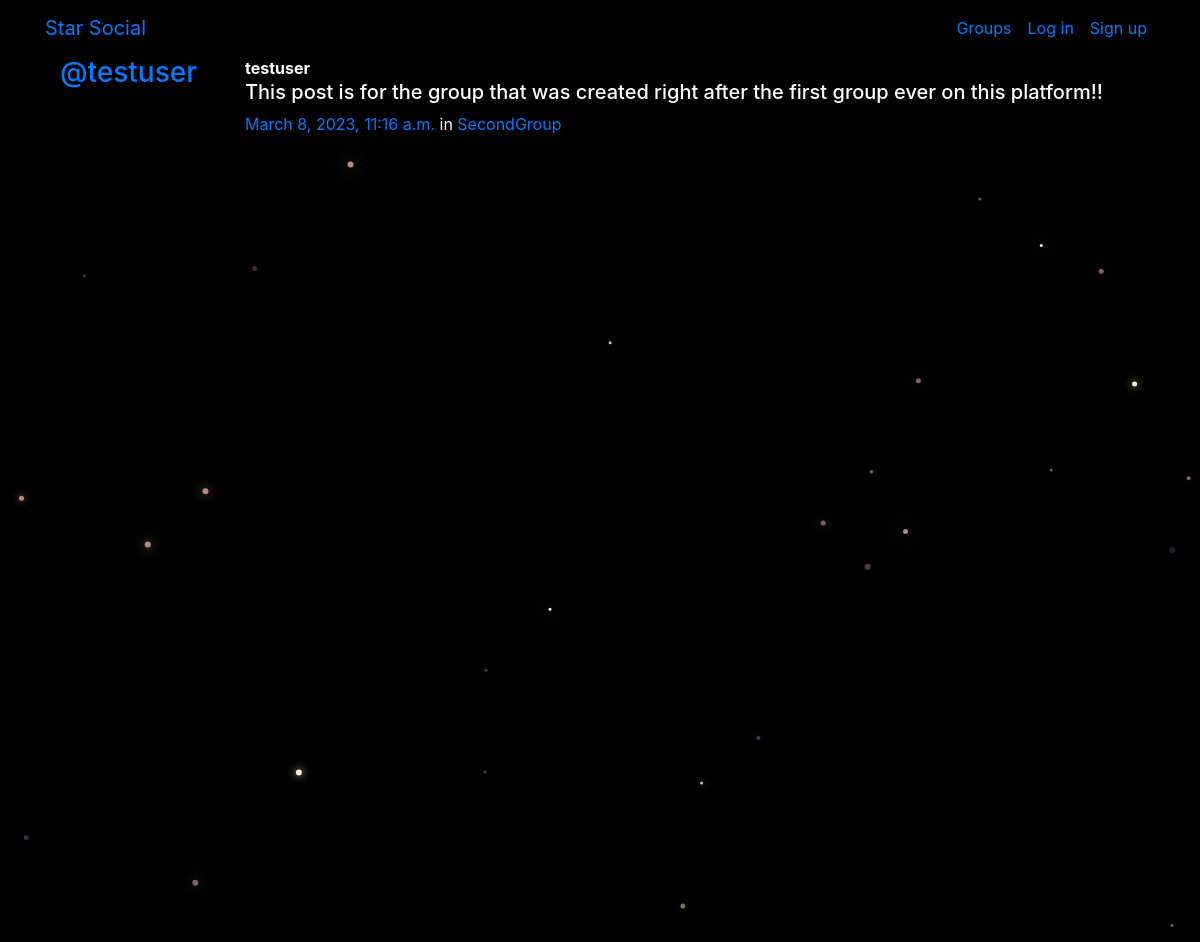
The app's page /posts/by/testuser/3/ with its own data.
### posts/models.py (models this page shows, shortened)
class Post(models.Model):
    user = models.ForeignKey(User,related_name='posts',on_delete=models.CASCADE)
    created_at = models.DateTimeField(auto_now=True)
    message = models.TextField()
    message_html = models.TextField(editable=False)
    group = models.ForeignKey(Group,related_name='posts',null=True,blank=True,on_delete=models.CASCADE)
    class Meta:
        ordering = ['-created_at']
        unique_together = ['user','message']

### groups/models.py (models this page shows, shortened)
class Group(models.Model):
    name = models.CharField(max_length=256,unique=True)
    slug = models.SlugField(allow_unicode=True,unique=True)
    description = models.TextField(blank=True,default='')
    description_html = models.TextField(editable=False,blank=True,default='')
    members = models.ManyToManyField(User,through='GroupMember')
    class Meta:
        ordering = ['name']

### posts/views.py (the view)
# urls.py: path("by/<username>/<int:pk>/",views.PostDetail.as_view(),name="single"),
class PostDetail(SelectRelatedMixin, generic.DetailView):
    model = models.Post
    select_related = ("user", "group")
    def get_queryset(self):
        queryset = super().get_queryset()
        return queryset.filter(user__username__iexact=self.kwargs.get("username"))

### posts/templates/posts/post_detail.html
{% extends "posts/post_base.html" %}
{% block post_content %}
    {% include "posts/_post.html" %}
{% endblock %}

### posts/templates/posts/_post.html (shortened to what this page needs)
<div class="media">
	<h3 class="mr-5"><a href="{% url 'posts:for_user' username=post.user.username %}">@{{ post.user.username }}</a></h3>
	<div class="media-body">
		<strong>{{ post.user.username }}</strong>
		<h5>{{ post.message_html|safe }}</h5>
			<time class="time"><a href="{% url 'posts:single' username=post.user.username pk=post.pk %}">{{ post.created_at }}</a></time>
			{% if post.group %}
			   <span class="group-name">in <a href="#">{{ post.group.name }}</a></span>
			{% endif %}
	</div>
</div>

### static/simplesocial/css/master.css (style rules this page uses)
body { margin: 0; overflow: hidden; background-color: black; color:white; }

### records on screen
Post: user.username "testuser", message_html "This post is for the group that was created right after the first group ever on this platform!!", created_at "March 8, 2023, 11:16 a.m.", group.name "SecondGroup"
